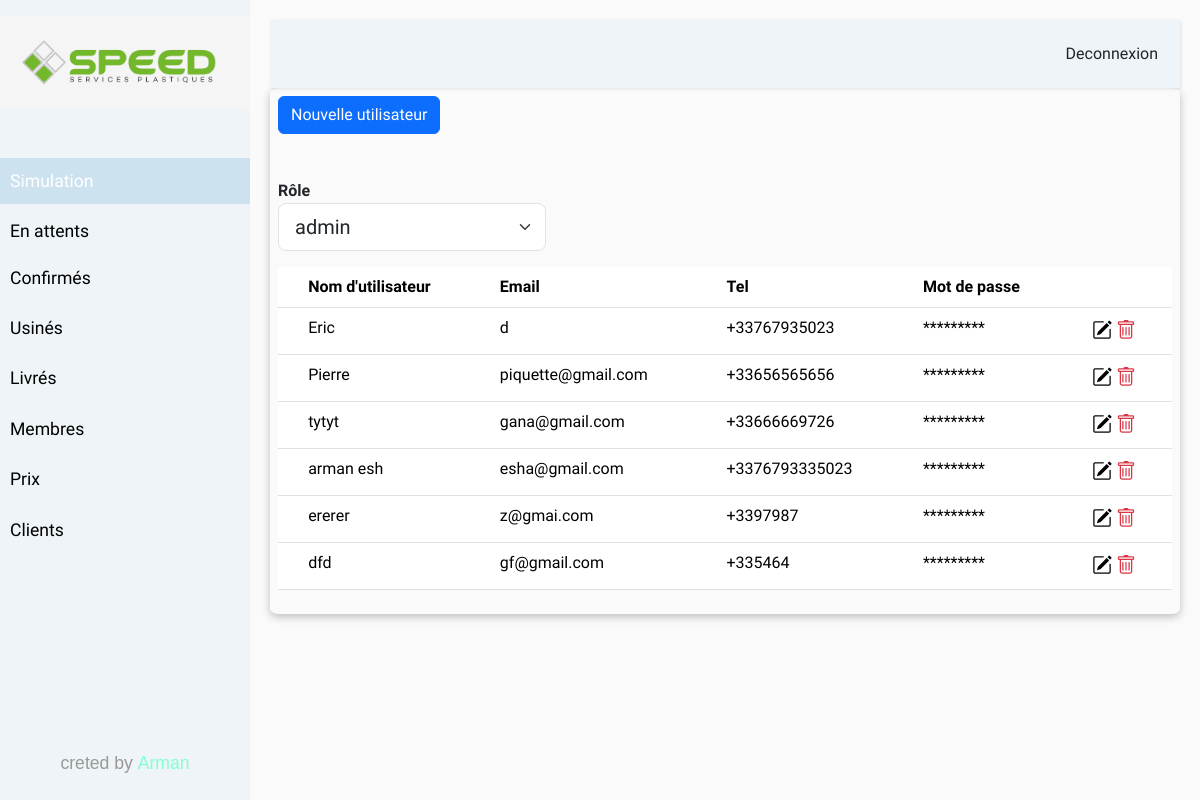
The page /membres (signed in) on the database its author committed.
### models/models.py (models this page shows, shortened)
class User(db.Model, UserMixin):
    __tablename__ = 'user'
    id = db.Column(db.Integer, autoincrement=True, primary_key=True)
    username=db.Column(db.String(255), nullable=False)
    email = db.Column(db.String(255), unique=True)
    password = db.Column(db.String(255), nullable=False, server_default='')
    tel = db.Column(db.String(20), nullable=False)
    role_id = db.Column(db.Integer , ForeignKey('role.id'),nullable=False)
    rel_user_client = relationship("Client", backref = "user")

### routes.py (the view)
@app.route('/membres')
@login_required
def membres():
    roles = Role.get_all_roles()
    first_role = roles[0].id
    users = get_users_by_role(first_role)
    return render_template('membres.html', roles=roles,select_users=users, user = current_user)

### app.py (called while the page is built)
@login_manager.user_loader
def load_user(id):
    return User.query.get(int(id))

### models/models.py (called while the page is built)
def get_users_by_role(roleId):
    return db.session.query(User).join(Role, Role.id==User.role_id ).filter(User.role_id == roleId).all()

    def get_all_roles():
        return Role.query.all()

### routes.py (called while the page is built)
@app.before_request
def session_handler():
    session.permanent = True
    app.permanent_session_lifetime = timedelta(days=30)

### templates/membres.html (shortened to what this page needs)
{% extends 'base.html' %}
{% block contenue %}
<a href="#" class="btn btn-primary" style="margin-bottom: 1.3rem;" onclick="newUserForm()">Nouvelle utilisateur </a>
<div class="mt-4">
    <label for="role_users"><strong>Rôle</strong></label>
    <select id="role_users" class="form-select form-select-lg mb-3"
        aria-label=".form-select-lg nouvelle_utilisateur" style="width: 30%;">
        {% for role in roles %}
        <option value='{{ role.id}}'>{{ role.name}}</option>
        {% endfor %}
    </select>
</div>
<table id="users_table" class="table">
    <thead class="thead-light">
        <tr>
            <th scope="row"></th>
            <th scope="col">Nom d'utilisateur</th>
            <th scope="col">Email</th>
            <th scope="col">Tel</th>
            <th scope="col">Mot de passe</th>
            <th></th>
        </tr>
    </thead>
    <tbody>
        {% for user_row in select_users %}
        <tr>
            <td>
            <td>{{user_row.username}}</td>
            <td>{{user_row.email}}</td>
            <td>+33<span class="user_pure_tel">{{user_row.tel}}</span></td>
            <td>*********
            </td>
            <td>
                <i class="bi bi-pencil-square getInfoBtn" style="font-size: 20px;" ></i>
                <i type="button" class="delete_icon bi bi-trash text-danger " style="font-size: 20px;"
                    onclick="delete_user('{{user.id}}')"></i>
            </td>
        </tr>
        {% endfor %}
    </tbody>
</table>
    </div>
    </div>
{% endblock %}

### static/css/style.css (style rules this page uses)
* { margin: 0; padding: 0; box-sizing: border-box; }
body { font-family: 'Poppins', sans-serif; background: #fafafa; }
a, a:hover, a:focus { color: inherit; text-decoration: none; transition: all 0.3s; }
body { font-family: 'Asap', sans-serif; }

### rows shown on the page
User: username "Eric", email "d", tel "767935023"
User: username "Pierre", email "piquette@gmail.com", tel "656565656"
User: username "tytyt", email "gana@gmail.com", tel "666669726"
User: username "arman esh", email "esha@gmail.com", tel "76793335023"
User: username "ererer", email "z@gmai.com", tel "97987"
User: username "dfd", email "gf@gmail.com", tel "5464"

### other values the page prints
form field value "admin"
